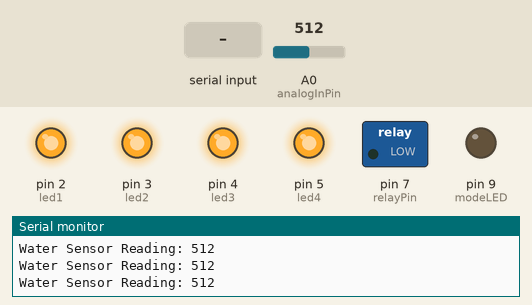
This sketch was run on a simulated Arduino Uno, built with avr-gcc and run on an emulated ATmega328P. Shown: switched loads named in the sketch (green lamp = pin HIGH), output pins drawn as LEDs (lit = HIGH), the last lines printed to the serial monitor. Inputs (shaded band) come from the test bench; at power-on: A0 (analogInPin) = 512.

Above: at 1.2 s.
1.3 s: "U" received over Serial
At 2.4 s:
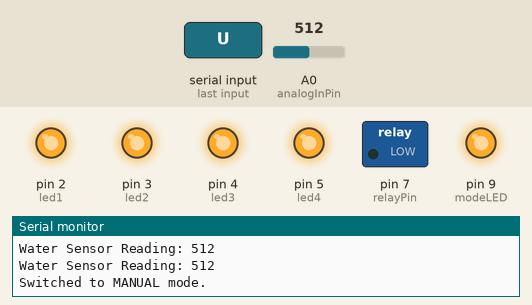
2.8 s: "A" received over Serial
At 3.6 s:
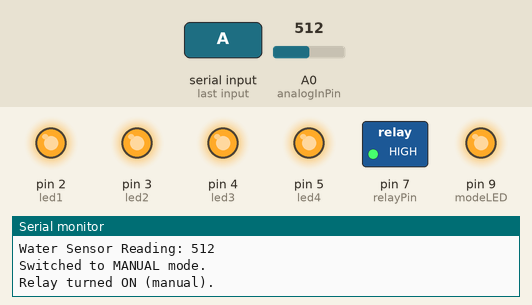
4.3 s: "u" received over Serial
At 4.7 s:
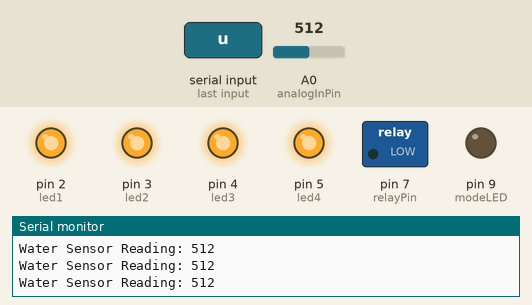
5.8 s: A0 (analogInPin) set to 368
7.3 s: A0 (analogInPin) set to 342
At 8.2 s:
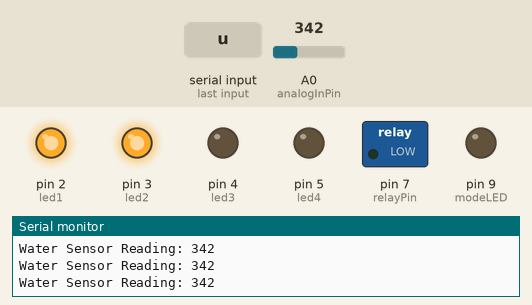
8.8 s: A0 (analogInPin) set to 314
10.3 s: A0 (analogInPin) set to 288
At 11.7 s:
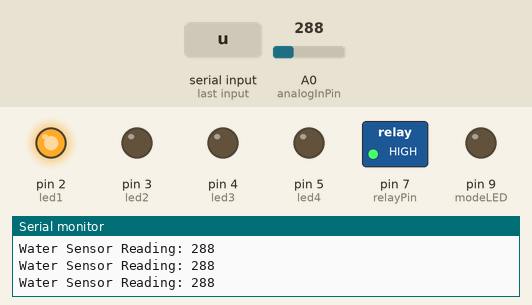
Timing chart, 0 to 12.8 s (numbered marks = the images above; inputs shaded):
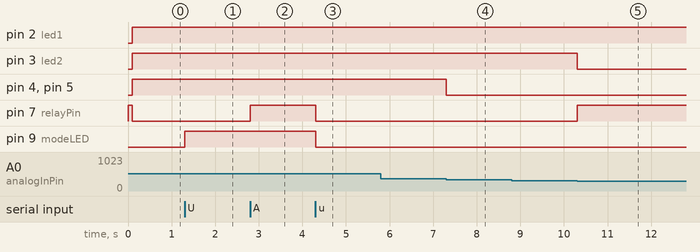

Measured:
- the behaviour switches between 350 and 349 on A0 (analogInPin) (found by bisection; images 3 and 4)
- the behaviour switches between 300 and 299 on A0 (analogInPin) (found by bisection; images 4 and 5)
- after the input at 1.3 s, pin 9 (modeLED): LOW → HIGH at once
- after the input at 2.8 s, pin 7 (relayPin): LOW → HIGH at once
- after the input at 4.3 s, pin 7 (relayPin), pin 9 (modeLED): HIGH → LOW at once
- after the input at 7.3 s, pin 4 (led3), pin 5 (led4): HIGH → LOW at once
- after the input at 10.3 s, pin 3 (led2): HIGH → LOW at once; pin 7 (relayPin): LOW → HIGH at once

The sketch:

arduino.ino
```cpp
// Pins
const int analogInPin = A0;
const int relayPin = 7;
const int led1 = 2;
const int led2 = 3;
const int led3 = 4;
const int led4 = 5;
const int modeLED = 9;

// State variables
int sensorValue = 0;
bool manualMode = false;  // true = manual mode, false = automatic
unsigned long lastSensorReadTime = 0;
const unsigned long sensorInterval = 100; // non-blocking delay

void setup() {
  Serial.begin(9600);

  // Set pin modes
  pinMode(relayPin, OUTPUT);
  pinMode(led1, OUTPUT);
  pinMode(led2, OUTPUT);
  pinMode(led3, OUTPUT);
  pinMode(led4, OUTPUT);
  pinMode(modeLED, OUTPUT);

  // Initial state
  digitalWrite(relayPin, HIGH); // Relay OFF
  digitalWrite(led1, LOW);
  digitalWrite(led2, LOW);
  digitalWrite(led3, LOW);
  digitalWrite(led4, LOW);
}

void loop() {
  digitalWrite(modeLED, manualMode ? HIGH : LOW); // ON in manual mode
  // ====== Check for serial input first ======
  while (Serial.available()) {
    char cmd = Serial.read();

    if (cmd == 'U') {
      manualMode = true;
      Serial.println("Switched to MANUAL mode.");
    }
    else if (cmd == 'u') {
      manualMode = false;
      Serial.println("Switched to AUTOMATIC mode.");
    }
    else if (manualMode) {
      if (cmd == 'A') {
        digitalWrite(relayPin, HIGH);
        Serial.println("Relay turned ON (manual).");
      }
      else if (cmd == 'a') {
        digitalWrite(relayPin, LOW);
        Serial.println("Relay turned OFF (manual).");
      }
    }
  }

  // ====== AUTOMATIC MODE LOOP ======
  if (!manualMode) {
    unsigned long currentTime = millis();
    if (currentTime - lastSensorReadTime >= sensorInterval) {
      lastSensorReadTime = currentTime;

      sensorValue = analogRead(analogInPin);
      Serial.print("Water Sensor Reading: ");
      Serial.println(sensorValue);

      if (sensorValue >= 350) {
        digitalWrite(relayPin, LOW);
        digitalWrite(led1, HIGH);
        digitalWrite(led2, HIGH);
        digitalWrite(led3, HIGH);
        digitalWrite(led4, HIGH);
      }
      else if (sensorValue >= 300 && sensorValue <= 349) {
        digitalWrite(relayPin, LOW);
        digitalWrite(led1, HIGH);
        digitalWrite(led2, HIGH);
        digitalWrite(led3, LOW);
        digitalWrite(led4, LOW);
      }
      else if (sensorValue >= 20 && sensorValue <= 299) {
        digitalWrite(relayPin, HIGH);
        digitalWrite(led1, HIGH);
        digitalWrite(led2, LOW);
        digitalWrite(led3, LOW);
        digitalWrite(led4, LOW);
      }
      else {
        digitalWrite(relayPin, HIGH);
        digitalWrite(led1, LOW);
        digitalWrite(led2, LOW);
        digitalWrite(led3, LOW);
        digitalWrite(led4, LOW);
      }
    }
  }

  // In manual mode, nothing happens here unless a command is sent.
}
```
